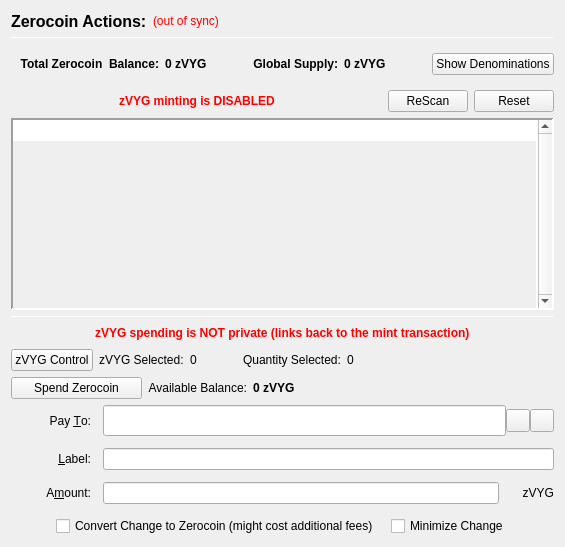
                  <widget class="QFrame" name="verticalFrameLeft">
                   <layout class="QVBoxLayout" name="verticalLayout_2">
                    <item>
                     <layout class="QVBoxLayout" name="verticalLayout_3">
                      <item>
                       <layout class="QHBoxLayout" name="horizontalLayout_3">
                        <item>
                         <widget class="QLabel" name="labelzVYGActions">
                          <property name="font">
                           <font>
                            <pointsize>12</pointsize>
                            <weight>75</weight>
                            <bold>true</bold>
                           </font>
                          </property>
                          <property name="text">
                           <string>Zerocoin Actions:</string>
                          </property>
                          <property name="alignment">
                           <set>Qt::AlignLeading|Qt::AlignLeft|Qt::AlignVCenter</set>
                          </property>
                         </widget>
                        </item>
                        <item>
                         <widget class="QLabel" name="labelzVYGSyncStatus">
                          <property name="toolTip">
                           <string>The displayed information may be out of date. Your wallet automatically synchronizes with the Voyage network after a connection is established, but this process has not completed yet.</string>
                          </property>
                          <property name="styleSheet">
                           <string notr="true">QLabel { color: red; }</string>
                          </property>
                          <property name="text">
                           <string notr="true">(out of sync)</string>
                          </property>
                          <property name="alignment">
                           <set>Qt::AlignLeading|Qt::AlignLeft|Qt::AlignVCenter</set>
                          </property>
                         </widget>
                        </item>
                        <item>
                         <spacer name="horizontalSpacer">
                          <property name="orientation">
                           <enum>Qt::Horizontal</enum>
                          </property>
                          <property name="sizeHint" stdset="0">
                           <size>
                            <width>40</width>
                            <height>20</height>
                           </size>
                          </property>
                         </spacer>
                        </item>
                       </layout>
                      </item>
                      <item>
                       <widget class="Line" name="lineUpperLeft">
                        <property name="minimumSize">
                         <size>
                          <width>0</width>
                          <height>1</height>
                         </size>
                        </property>
                        <property name="maximumSize">
                         <size>
                          <width>16777215</width>
                          <height>1</height>
                         </size>
                        </property>
                        <property name="frameShadow">
                         <enum>QFrame::Sunken</enum>
                        </property>
                        <property name="orientation">
                         <enum>Qt::Horizontal</enum>
                        </property>
                       </widget>
                      </item>
                      <item>
                       <widget class="QFrame" name="balanceSupplyFrame">
                        <layout class="QHBoxLayout" name="horizontalLayout_2" stretch="0,0,0,1,0">
                         <property name="rightMargin">
                          <number>0</number>
                         </property>
                         <item>
                          <layout class="QHBoxLayout" name="horizontalLayout_34">
                           <item>
                            <widget class="QLabel" name="labelzAvailableText_3">
                             <property name="font">
                              <font>
                               <weight>75</weight>
                               <bold>true</bold>
                              </font>
                             </property>
                             <property name="toolTip">
                              <string>Total Balance including unconfirmed and immature zVYG</string>
                             </property>
                             <property name="text">
                              <string>Total Zerocoin  Balance:</string>
                             </property>
                             <property name="alignment">
                              <set>Qt::AlignRight|Qt::AlignTrailing|Qt::AlignVCenter</set>
                             </property>
                            </widget>
                           </item>
                           <item>
                            <widget class="QLabel" name="labelzAvailableAmount_4">
                             <property name="minimumSize">
                              <size>
                               <width>40</width>
                               <height>0</height>
                              </size>
                             </property>
                             <property name="font">
                              <font>
                               <weight>75</weight>
                               <bold>true</bold>
                              </font>
                             </property>
                             <property name="toolTip">
                              <string>Total Balance including unconfirmed and immature zVYG</string>
                             </property>
                             <property name="text">
                              <string>0 zVYG</string>
                             </property>
                             <property name="alignment">
                              <set>Qt::AlignLeading|Qt::AlignLeft|Qt::AlignVCenter</set>
                             </property>
                            </widget>
                           </item>
                          </layout>
                         </item>
                         <item>
                          <spacer name="horizontalSpacer_32">
                           <property name="orientation">
                            <enum>Qt::Horizontal</enum>
                           </property>
                           <property name="sizeHint" stdset="0">
                            <size>
                             <width>40</width>
                             <height>20</height>
                            </size>
                           </property>
                          </spacer>
                         </item>
                         <item>
                          <layout class="QHBoxLayout" name="horizontalLayout_35">
                           <item>
                            <widget class="QLabel" name="labelZsupplyText_2">
                             <property name="font">
                              <font>
                               <weight>75</weight>
                               <bold>true</bold>
                              </font>
                             </property>
                             <property name="text">
                              <string>Global Supply:</string>
                             </property>
                             <property name="alignment">
                              <set>Qt::AlignRight|Qt::AlignTrailing|Qt::AlignVCenter</set>
                             </property>
                            </widget>
                           </item>
                           <item>
                            <widget class="QLabel" name="labelZsupplyAmount_2">
                             <property name="font">
                              <font>
                               <weight>75</weight>
                               <bold>true</bold>
                              </font>
                             </property>
                             <property name="text">
                              <string>0 zVYG</string>
                             </property>
                            </widget>
                           </item>
                          </layout>
                         </item>
                         <item>
                          <spacer name="horizontalSpacer_31">
                           <property name="orientation">
                            <enum>Qt::Horizontal</enum>
                           </property>
                           <property name="sizeHint" stdset="0">
                            <size>
                             <width>40</width>
                             <height>20</height>
                            </size>
                           </property>
                          </spacer>
                         </item>
                         <item>
                          <widget class="QPushButton" name="pushButtonShowDenoms">
                           <property name="toolTip">
                            <string>Show zVYG denominations list</string>
                           </property>
                           <property name="text">
                            <string>Show Denominations</string>
                           </property>
                          </widget>
                         </item>
                        </layout>
                       </widget>
                      </item>
                      <item>
                       <layout class="QHBoxLayout" name="horizontalLayout_4">
                        <item>
                         <spacer name="horizontalSpacer_2">
                          <property name="orientation">
                           <enum>Qt::Horizontal</enum>
                          </property>
                          <property name="sizeHint" stdset="0">
                           <size>
                            <width>40</width>
                            <height>20</height>
                           </size>
                          </property>
                         </spacer>
                        </item>
                        <item>
                         <widget class="QLabel" name="label">
                          <property name="styleSheet">
                           <string notr="true">color: red;
font-weight: bold;</string>
                          </property>
                          <property name="text">
                           <string>zVYG minting is DISABLED</string>
                          </property>
                         </widget>
                        </item>
                        <item>
                         <spacer name="horizontalSpacer_3">
                          <property name="orientation">
                           <enum>Qt::Horizontal</enum>
                          </property>
                          <property name="sizeHint" stdset="0">
                           <size>
                            <width>40</width>
                            <height>20</height>
                           </size>
                          </property>
                         </spacer>
                        </item>
                        <item>
                         <widget class="QPushButton" name="pushButtonMintReset">
                          <property name="maximumSize">
                           <size>
                            <width>80</width>
                            <height>16777215</height>
                           </size>
                          </property>
                          <property name="toolTip">
                           <string>Rescan the complete blockchain for  Zerocoin mints and their meta-data.</string>
                          </property>
                          <property name="text">
                           <string>ReScan</string>
                          </property>
                         </widget>
                        </item>
                        <item>
                         <widget class="QPushButton" name="pushButtonSpentReset">
                          <property name="maximumSize">
                           <size>
                            <width>80</width>
                            <height>16777215</height>
                           </size>
                          </property>
                          <property name="toolTip">
                           <string>Reset Zerocoin Wallet DB. Deletes transactions that did not make it into the blockchain.</string>
                          </property>
                          <property name="text">
                           <string>Reset</string>
                          </property>
                         </widget>
                        </item>
                       </layout>
                      </item>
                      <item>
                       <widget class="QPlainTextEdit" name="TEMintStatus">
                        <property name="font">
                         <font>
                          <pointsize>8</pointsize>
                         </font>
                        </property>
                        <property name="toolTip">
                         <string>Status and/or Mesages from the last Mint Action.</string>
                        </property>
                        <property name="frameShape">
                         <enum>QFrame::Panel</enum>
                        </property>
                        <property name="frameShadow">
                         <enum>QFrame::Sunken</enum>
                        </property>
                        <property name="lineWidth">
                         <number>2</number>
                        </property>
                        <property name="midLineWidth">
                         <number>2</number>
                        </property>
                        <property name="verticalScrollBarPolicy">
                         <enum>Qt::ScrollBarAlwaysOn</enum>
                        </property>
                        <property name="horizontalScrollBarPolicy">
                         <enum>Qt::ScrollBarAlwaysOff</enum>
                        </property>
                        <property name="readOnly">
                         <bool>true</bool>
                        </property>
                        <property name="plainText">
                         <string notr="true"/>
                        </property>
                        <property name="backgroundVisible">
                         <bool>true</bool>
                        </property>
                       </widget>
                      </item>
                      <item>
                       <widget class="Line" name="line">
                        <property name="minimumSize">
                         <size>
                          <width>0</width>
                          <height>1</height>
                         </size>
                        </property>
                        <property name="maximumSize">
                         <size>
                          <width>16777215</width>
                          <height>1</height>
                         </size>
                        </property>
                        <property name="orientation">
                         <enum>Qt::Horizontal</enum>
                        </property>
                       </widget>
                      </item>
                      <item>
                       <layout class="QHBoxLayout" name="horizontalLayout_7">
                        <item>
                         <spacer name="horizontalSpacer_18">
                          <property name="orientation">
                           <enum>Qt::Horizontal</enum>
                          </property>
                          <property name="sizeHint" stdset="0">
                           <size>
                            <width>40</width>
                            <height>20</height>
                           </size>
                          </property>
                         </spacer>
                        </item>
                        <item>
                         <widget class="QLabel" name="label_2">
                          <property name="styleSheet">
                           <string notr="true">color: red;
font-weight: bold;</string>
                          </property>
                          <property name="text">
                           <string>zVYG spending is NOT private (links back to the mint transaction)</string>
                          </property>
                         </widget>
                        </item>
                        <item>
                         <spacer name="horizontalSpacer_30">
                          <property name="orientation">
                           <enum>Qt::Horizontal</enum>
                          </property>
                          <property name="sizeHint" stdset="0">
                           <size>
                            <width>40</width>
                            <height>20</height>
                           </size>
                          </property>
                         </spacer>
                        </item>
                       </layout>
                      </item>
                      <item>
                       <layout class="QHBoxLayout" name="horizontalLayout_24">
                        <property name="leftMargin">
                         <number>0</number>
                        </property>
                        <property name="bottomMargin">
                         <number>0</number>
                        </property>
                        <item>
                         <widget class="QPushButton" name="pushButtonZPivControl">
                          <property name="text">
                           <string>zVYG Control</string>
                          </property>
                         </widget>
                        </item>
                        <item>
                         <widget class="QLabel" name="labelzPivSelected">
                          <property name="text">
                           <string>zVYG Selected:</string>
                          </property>
                         </widget>
                        </item>
                        <item>
                         <widget class="QLabel" name="labelzPivSelected_int">
                          <property name="text">
                           <string>0</string>
                          </property>
                         </widget>
                        </item>
                        <item>
                         <spacer name="horizontalSpacer_17">
                          <property name="orientation">
                           <enum>Qt::Horizontal</enum>
                          </property>
                          <property name="sizeType">
                           <enum>QSizePolicy::Fixed</enum>
                          </property>
                          <property name="sizeHint" stdset="0">
                           <size>
                            <width>40</width>
                            <height>20</height>
                           </size>
                          </property>
                         </spacer>
                        </item>
                        <item>
                         <widget class="QLabel" name="labelQuantitySelected">
                          <property name="text">
                           <string>Quantity Selected:</string>
                          </property>
                         </widget>
                        </item>
                        <item>
                         <widget class="QLabel" name="labelQuantitySelected_int">
                          <property name="text">
                           <string>0</string>
                          </property>
                         </widget>
                        </item>
                        <item>
                         <spacer name="horizontalSpacer_19">
                          <property name="orientation">
                           <enum>Qt::Horizontal</enum>
                          </property>
                          <property name="sizeHint" stdset="0">
                           <size>
                            <width>40</width>
                            <height>20</height>
                           </size>
                          </property>
                         </spacer>
                        </item>
                       </layout>
                      </item>
                      <item>
                       <layout class="QHBoxLayout" name="horizontalLayout_6">
                        <item>
                         <widget class="QPushButton" name="pushButtonSpendzVYG">
                          <property name="minimumSize">
                           <size>
                            <width>131</width>
                            <height>0</height>
                           </size>
                          </property>
                          <property name="toolTip">
                           <string>Spend Zerocoin. Without 'Pay To:' address creates payments to yourself.</string>
                          </property>
                          <property name="text">
                           <string>Spend Zerocoin</string>
                          </property>
                         </widget>
                        </item>
                        <item>
                         <widget class="QLabel" name="labelzVYGBalanceText">
                          <property name="toolTip">
                           <string>Available (mature and spendable) zVYG for spending</string>
                          </property>
                          <property name="text">
                           <string>Available Balance:</string>
                          </property>
                          <property name="alignment">
                           <set>Qt::AlignRight|Qt::AlignTrailing|Qt::AlignVCenter</set>
                          </property>
                         </widget>
                        </item>
                        <item>
                         <widget class="QLabel" name="labelzAvailableAmount_2">
                          <property name="font">
                           <font>
                            <weight>75</weight>
                            <bold>true</bold>
                           </font>
                          </property>
                          <property name="toolTip">
                           <string>Available (mature and spendable) zVYG for spending

zVYG are mature when they have more than 20 confirmations AND more than 2 mints of the same denomination after them were minted</string>
                          </property>
                          <property name="text">
                           <string>0 zVYG</string>
                          </property>
                          <property name="alignment">
                           <set>Qt::AlignLeading|Qt::AlignLeft|Qt::AlignVCenter</set>
                          </property>
                         </widget>
                        </item>
                        <item>
                         <spacer name="horizontalSpacer_4">
                          <property name="orientation">
                           <enum>Qt::Horizontal</enum>
                          </property>
                          <property name="sizeHint" stdset="0">
                           <size>
                            <width>40</width>
                            <height>20</height>
                           </size>
                          </property>
                         </spacer>
                        </item>
                       </layout>
                      </item>
                      <item>
                       <layout class="QGridLayout" name="gridLayout_7">
                        <property name="spacing">
                         <number>12</number>
                        </property>
                        <item row="0" column="0">
                         <widget class="QLabel" name="payToLabel">
                          <property name="minimumSize">
                           <size>
                            <width>80</width>
                            <height>0</height>
                           </size>
                          </property>
                          <property name="text">
                           <string>Pay &amp;To:</string>
                          </property>
                          <property name="alignment">
                           <set>Qt::AlignRight|Qt::AlignTrailing|Qt::AlignVCenter</set>
                          </property>
                          <property name="buddy">
                           <cstring>payTo</cstring>
                          </property>
                         </widget>
                        </item>
                        <item row="0" column="1">
                         <layout class="QHBoxLayout" name="payToLayout">
                          <property name="spacing">
                           <number>0</number>
                          </property>
                          <item>
                           <widget class="QValidatedLineEdit" name="payTo">
                            <property name="enabled">
                             <bool>true</bool>
                            </property>
                            <property name="minimumSize">
                             <size>
                              <width>0</width>
                              <height>31</height>
                             </size>
                            </property>
                            <property name="toolTip">
                             <string>The Voyage address to send the payment to. Creates local payment to yourself when empty.</string>
                            </property>
                           </widget>
                          </item>
                          <item>
                           <widget class="QToolButton" name="addressBookButton">
                            <property name="toolTip">
                             <string>Choose previously used address</string>
                            </property>
                            <property name="text">
                             <string/>
                            </property>
                            <property name="icon">
                             <iconset resource="../voyage.qrc">
                              <normaloff>:/icons/address-book</normaloff>:/icons/address-book</iconset>
                            </property>
                            <property name="shortcut">
                             <string>Alt+A</string>
                            </property>
                           </widget>
                          </item>
                          <item>
                           <widget class="QToolButton" name="pasteButton">
                            <property name="toolTip">
                             <string>Paste address from clipboard</string>
                            </property>
                            <property name="text">
                             <string/>
                            </property>
                            <property name="icon">
                             <iconset resource="../voyage.qrc">
                              <normaloff>:/icons/editpaste</normaloff>:/icons/editpaste</iconset>
                            </property>
                            <property name="shortcut">
                             <string>Alt+P</string>
                            </property>
                           </widget>
                          </item>
                         </layout>
                        </item>
                        <item row="1" column="0">
                         <widget class="QLabel" name="labelLabel">
                          <property name="minimumSize">
                           <size>
                            <width>80</width>
                            <height>0</height>
                           </size>
                          </property>
                          <property name="text">
                           <string>&amp;Label:</string>
                          </property>
                          <property name="alignment">
                           <set>Qt::AlignRight|Qt::AlignTrailing|Qt::AlignVCenter</set>
                          </property>
                          <property name="buddy">
                           <cstring>addAsLabel</cstring>
                          </property>
                         </widget>
                        </item>
                        <item row="1" column="1">
                         <widget class="QLineEdit" name="addAsLabel">
                          <property name="toolTip">
                           <string>Enter a label for this address to add it to the list of used addresses</string>
                          </property>
                         </widget>
                        </item>
                        <item row="2" column="0">
                         <widget class="QLabel" name="amountLabel">
                          <property name="minimumSize">
                           <size>
                            <width>80</width>
                            <height>0</height>
                           </size>
                          </property>
                          <property name="text">
                           <string>A&amp;mount:</string>
                          </property>
                          <property name="alignment">
                           <set>Qt::AlignRight|Qt::AlignTrailing|Qt::AlignVCenter</set>
                          </property>
                          <property name="buddy">
                           <cstring>zVYGpayAmount</cstring>
                          </property>
                         </widget>
                        </item>
                        <item row="2" column="1">
                         <layout class="QHBoxLayout" name="horizontalLayout_9">
                          <property name="spacing">
                           <number>0</number>
                          </property>
                          <item>
                           <widget class="QLineEdit" name="zVYGpayAmount"/>
                          </item>
                          <item>
                           <widget class="QLabel" name="labelzVYG">
                            <property name="minimumSize">
                             <size>
                              <width>55</width>
                              <height>0</height>
                             </size>
                            </property>
                            <property name="text">
                             <string>zVYG</string>
                            </property>
                            <property name="alignment">
                             <set>Qt::AlignRight|Qt::AlignTrailing|Qt::AlignVCenter</set>
                            </property>
                           </widget>
                          </item>
                         </layout>
                        </item>
                        <item row="3" column="0" colspan="2">
                         <layout class="QHBoxLayout" name="horizontalLayout_10">
                          <item>
                           <spacer name="horizontalSpacer_5">
                            <property name="orientation">
                             <enum>Qt::Horizontal</enum>
                            </property>
                            <property name="sizeHint" stdset="0">
                             <size>
                              <width>40</width>
                              <height>20</height>
                             </size>
                            </property>
                           </spacer>
                          </item>
                          <item>
                           <widget class="QCheckBox" name="checkBoxMintChange">
                            <property name="sizePolicy">
                             <sizepolicy hsizetype="MinimumExpanding" vsizetype="Fixed">
                              <horstretch>0</horstretch>
                              <verstretch>0</verstretch>
                             </sizepolicy>
                            </property>
                            <property name="layoutDirection">
                             <enum>Qt::LeftToRight</enum>
                            </property>
                            <property name="text">
                             <string>Convert Change to Zerocoin (might cost additional fees)</string>
                            </property>
                           </widget>
                          </item>
                          <item>
                           <widget class="QCheckBox" name="checkBoxMinimizeChange">
                            <property name="toolTip">
                             <string>If checked, the wallet tries to minimize the returning change instead of minimizing the number of spent denominations.</string>
                            </property>
                            <property name="text">
                             <string>Minimize Change</string>
                            </property>
                           </widget>
                          </item>
                          <item>
                           <spacer name="horizontalSpacer_6">
                            <property name="orientation">
                             <enum>Qt::Horizontal</enum>
                            </property>
                            <property name="sizeHint" stdset="0">
                             <size>
                              <width>40</width>
                              <height>20</height>
                             </size>
                            </property>
                           </spacer>
                          </item>
                         </layout>
                        </item>
                       </layout>
                      </item>
                     </layout>
                    </item>
                   </layout>
                  </widget>
